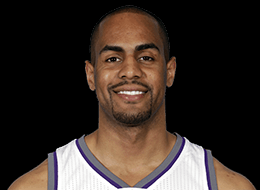
#> input picture Pictures/Arron Afflalo.png, 260 x 190 px; its folder holds only this picture in this run
$ python Faces.py
#> lines starting #> are read from the running program, lines starting #| are printed output that depends on the picture
import numpy as np
import cv2
import os

face_cascade = cv2.CascadeClassifier('haarcascades/haarcascade_frontalface_default.xml')


base = 'Pictures/'
images = os.listdir(base)

for image in images:
	img = cv2.imread(base + image)
#> img is the input picture: shape (190, 260, 3); mean B, G, R 39.3, 45.1, 55.9
	print(img)
#> (printed output is left out)
	gray = cv2.cvtColor(img, cv2.COLOR_BGR2GRAY)
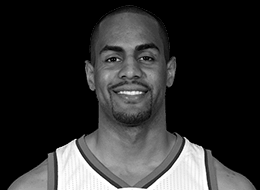
#> gray: shape (190, 260); min 0, max 255, mean 47.7
	faces = face_cascade.detectMultiScale(gray, 1.3, 5)
#> faces = [[81, 18, 97, 97]]
	for (x,y,w,h) in faces:
	    roi_gray = gray[y:y+h, x:x+w]
	    roi_color = img[y:y+h, x:x+w]
	    roi_color = cv2.resize(roi_color, (110, 110))
	    cv2.imwrite("Face/" + image, roi_color)
#> this loop made 1 pass
#> pass 1, `roi_gray = gray[y:y+h, x:x+w]`:
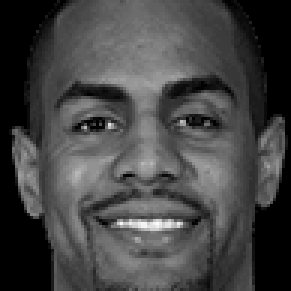
#> roi_gray: shape (97, 97) (shown 3 times larger); min 0, max 252, mean 68.7
#> pass 1, `roi_color = img[y:y+h, x:x+w]`:
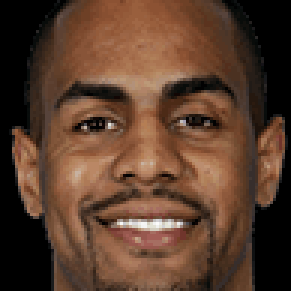
#> roi_color: shape (97, 97, 3) (shown 3 times larger); mean B, G, R 44.8, 62, 91
#> pass 1, `roi_color = cv2.resize(roi_color, (110, 110))`:
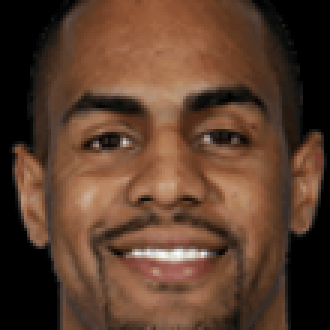
#> roi_color: shape (110, 110, 3) (shown 3 times larger); mean B, G, R 44.8, 61.9, 91

cv2.waitKey(0)
cv2.destroyAllWindows()

$ run again, on Pictures/Bam Adebayo.png
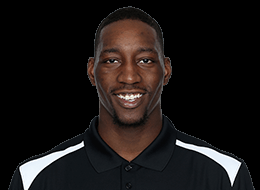
#> input picture Pictures/Bam Adebayo.png, 260 x 190 px
#> img is the input picture: shape (190, 260, 3); mean B, G, R 21, 21.9, 25.8
#> (printed output is left out)
#> `gray = cv2.cvtColor(img, cv2.COLOR_BGR2GRAY)`:
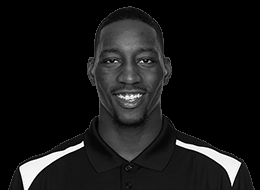
#> gray: shape (190, 260); min 0, max 255, mean 23
#> faces = [[83, 19, 95, 95]]
#> the loop `for (x,y,w,h) in faces:` made 1 pass
#> pass 1, `roi_color = cv2.resize(roi_color, (110, 110))`:
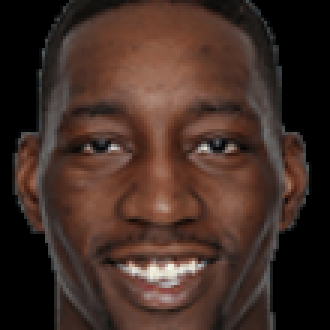
#> roi_color: shape (110, 110, 3) (shown 3 times larger); mean B, G, R 37.9, 45.4, 65.9
